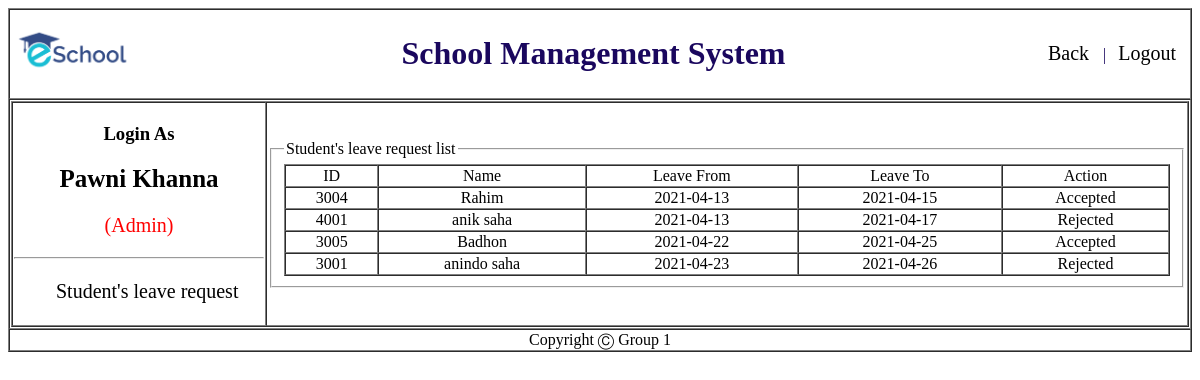
Page /Admin/view/leaveRequest.php (signed in) on the committed database.
### tables this page shows
CREATE TABLE `leave_request` (
  `sl` int(3) NOT NULL,
  `id` varchar(4) NOT NULL,
  `name` varchar(50) NOT NULL,
  `leave_from` date NOT NULL,
  `leave_to` date NOT NULL,
  `action` varchar(50) NOT NULL
);

### Admin/Model/leaveRequestModel.php (called while the page is built, shortened)
<?php
function allUserList(){
    $conn = getConnection();
    $sql = "select * from leave_request";
    $result = mysqli_query($conn, $sql);
    $users =[];
		while($row = mysqli_fetch_assoc($result)){
			array_push($users, $row);
		}
		return $users;
}
 ?>

### Admin/View/leaveRequest.php (the view, shortened to what this page needs)
<?php
	include('header.php');
	include_once('../model/leaveRequestModel.php');
	$UsersList = allUserList();
?>
						<div id="sidebar" class="">
                <ul>
                  <li><a href="leaveRequest.php">Student's leave request</a></li>
                </ul>
							</div>
              </td>
              <td>
                <form  class="" action="regCheckCourse.php" method="post">
                  <fieldset >
                    <legend>Student's leave request list</legend>
										<?php
										echo "<table border = 1 width='100%' cellspacing = 0  >
										<tr align = 'center'>
		                    <td>ID</td>
										    <td>Name</td>
										    <td>Leave From</td>
												<td>Leave To</td>
												<td>Action</td>
										</tr>";
										for($i = 0; $i<count($UsersList); $i++){
										    echo "<tr align = 'center'>
										    <td>{$UsersList[$i]['id']}</td>
										    <td>{$UsersList[$i]['name']}</td>
										    <td>{$UsersList[$i]['leave_from']}</td>
												<td>{$UsersList[$i]['leave_to']}</td>
												<td>{$UsersList[$i]['action']}</td>
										</tr>";
										}
										echo "</table>";
										?>
                  </fieldset>
                </form>
              </td>
            </tr>
          </table>
        </td>
      </tr>
      <?php include('footer.php'); ?>

### Admin/Style/sidebar.css (style rules this page uses)
#sidebar ul li { list-style-type: none; font-size: 20px; padding: 5px 2px; }
#sidebar ul li:last-child { border-bottom: 0; }
#sidebar ul li a { text-decoration: none; color: #000; }

### rows in the picture
leave_request: id "3004", name "Rahim", leave_from "2021-04-13", leave_to "2021-04-15", action "Accepted"
leave_request: id "4001", name "anik saha", leave_from "2021-04-13", leave_to "2021-04-17", action "Rejected"
leave_request: id "3005", name "Badhon", leave_from "2021-04-22", leave_to "2021-04-25", action "Accepted"
leave_request: id "3001", name "anindo saha", leave_from "2021-04-23", leave_to "2021-04-26", action "Rejected"

### other values in the picture
$_COOKIE['name'] "Pawni Khanna"
